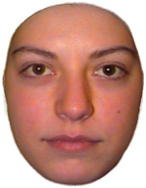
%> input picture Installation Files/Programs_Toolboxes/SinStim_andToolboxes/SinStim/Program/Examples/Images-1part/f1-20.bmp, 146 x 188 px
$ octave --eval "result = showhue(imread('../../../../../../Programs_Toolboxes/SinStim_andToolboxes/SinStim/Program/Examples/Images-1part/f1-20.bmp'));"   (GNU Octave 9; MATLAB toolbox functions it lacks are replaced by stand-ins)
%> lines starting %> are read from the running program, lines starting %| are printed output that depends on the picture
### Installation Files/new/SinStim_andToolboxes/CosyGraphics_dependencies/CosyGraphics-3-beta38/TOOLBOX/cosyimages/rgb2hsv.m
function [h,s,v] = rgb2hsv(r,g,b)
% RGB2HSV Convert red-green-blue colors to hue-saturation-value. (Fixed version of MATLAB function.)
%
%   ==== This is a fixed version of the MATLAB 6.5 function. See below. ===
%
%   H = RGB2HSV(M) converts an RGB color map to an HSV color map.
%   Each map is a matrix with any number of rows, exactly three columns,
%   and elements in the interval 0 to 1.  The columns of the input matrix,
%   M, represent intensity of red, blue and green, respectively.  The
%   columns of the resulting output matrix, H, represent hue, saturation
%   and color value, respectively.
%
%   HSV = RGB2HSV(RGB) converts the RGB image RGB (3-D array) to the
%   equivalent HSV image HSV (3-D array).
%
%   CLASS SUPPORT
%   -------------
%   If the input is an RGB image, it can be of class uint8, uint16, or
%   double; the output image is of class double.  If the input is a
%   colormap, the input and output colormaps are both of class double.
%
%   See also HSV2RGB, COLORMAP, RGBPLOT.

%   Undocumented syntaxes:
%   [H,S,V] = RGB2HSV(R,G,B) converts the RGB image R,G,B to the
%   equivalent HSV image H,S,V.
%
%   HSV = RGB2HSV(R,G,B) converts the RGB image R,G,B to the
%   equivalent HSV image stored in the 3-D array (HSV).
%
%   [H,S,V] = RGB2HSV(RGB) converts the RGB image RGB (3-D array) to
%   the equivalent HSV image H,S,V.

%   See Alvy Ray Smith, Color Gamut Transform Pairs, SIGGRAPH '78.
%   C. B. Moler, 8-17-86, 5-10-91, 2-2-92.
%      revised by C. Griffin for uint8 inputs 7-26-96
%      revised by P. Gravel for faster execution and less memory
%   The MathWorks, Inc.
%   	$Revision: 5.15 $  $Date: 2002/04/09 00:29:50 $
%
%   Ben, 8 Nov. 2007
%		Fix bug: Can be out of [0,1] range due to roundig errors.
%                Output argument are now fitted within range by FITRANGE.


switch nargin
  case 1,
     if isa(r, 'uint8'),
        r = double(r) / 255;
     elseif isa(r, 'uint16')
        r = double(r) / 65535;
     end
  case 3,
     if isa(r, 'uint8'),
        r = double(r) / 255;
     elseif isa(r, 'uint16')
        r = double(r) / 65535;
     end

     if isa(g, 'uint8'),
        g = double(g) / 255;
     elseif isa(g, 'uint16')
        g = double(g) / 65535;
     end

     if isa(b, 'uint8'),
        b = double(b) / 255;
     elseif isa(b, 'uint16')
        b = double(b) / 65535;
     end

  otherwise,
      error('Wrong number of input arguments.');
end

threeD = (ndims(r)==3); % Determine if input includes a 3-D array
%> threeD = true

if threeD,
  g = r(:,:,2); b = r(:,:,3); r = r(:,:,1);
%> after `b = r(:,:,3)`:
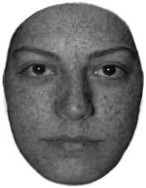
%> b: size 188x146 double; min 0.0157, max 1, mean 0.514
%> after `r = r(:,:,1)`:
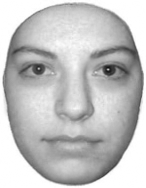
%> r: size 188x146 double; min 0.0706, max 1, mean 0.761
  siz = size(r);
%> siz = [188 146]
  r = r(:); g = g(:); b = b(:);
elseif nargin==1,
  g = r(:,2); b = r(:,3); r = r(:,1);
  siz = size(r);
else
  if ~isequal(size(r),size(g),size(b)),
    error('R,G,B must all be the same size.');
  end
  siz = size(r);
  r = r(:); g = g(:); b = b(:);
end

v = max(max(r,g),b);
s = zeros(size(v));
h = zeros(size(v));
s = (v - min(min(r,g),b));

z = ~s;
%> z = 27448 logical values, 4888 true
s = s + z;
k = find(r == v);
%> k = 26729 values from 1 to 27448
h(k) = (g(k) - b(k))./s(k);
k = find(g == v);
%> k = 5807 values from 1 to 27448
h(k) = 2 + (b(k) - r(k))./s(k);
k = find(b == v);
%> k = 5413 values from 1 to 27448
h(k) = 4 + (r(k) - g(k))./s(k);
h = h/6;
k = find(h < 0);
%> k = 1013 values from 75 to 27132
h(k) = h(k) + 1;
h=(~z).*h;

k = find(v);
%> k = 27448 values from 1 to 27448
s(k) = (~z(k)).*s(k)./v(k);
k = find(~v);
%> k = []
s(k) = 0;

%%%%%%%%%%%%%%%%%%%%% ADDED BY BEN %%%%%%%%%%%%%%%%%%%%%
h = fitrange(h,[0 1],'cyclic');
%> in fitrange, `Class = class(M);`: Class = 'double'
s = fitrange(s,[0 1],'cut');
v = fitrange(v,[0 1],'cut');
%%%%%%%%%%%%%%%%%%%%%%%%%%%%%%%%%%%%%%%%%%%%%%%%%%%%%%%%

if nargout<=1,
  if (threeD | nargin==3),
    h = reshape(h,siz);
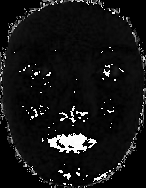
%> h: size 188x146 double; min 0, max 0.998, mean 0.0807
    s = reshape(s,siz);
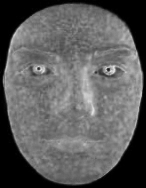
%> s: size 188x146 double; min 0, max 0.893, mean 0.366
    v = reshape(v,siz);
    h=cat(3,h,s,v);
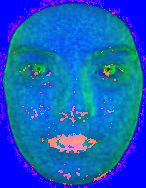
%> h: size 188x146x3 double; mean R, G, B 0.0807, 0.366, 0.761
  else
    h=[h s v];
  end
else
  h = reshape(h,siz);
  s = reshape(s,siz);
  v = reshape(v,siz);
end

### Installation Files/new/SinStim_andToolboxes/CosyGraphics_dependencies/bentools/fitrange.m
function M = fitrange(M,range,mode)
% FITRANGE  Fit values within range.
%    M = FITRANGE(M,[floor ceil])  or  M = FITRANGE(M,[floor ceil],'cut')  cuts the
%    values in the matrix 'M' under the 'floor' value and above the 'ceil' value.
%
%    M = FITRANGE(M,[floor ceil],'rescale')  rescales values to fit range.
%    <TODO: Check it! Seems to be flawed!>
%
%    M = FITRANGE(M,[floor ceil],'cyclic')  For degrees for example.
%
% Examples:
%    RGB = fitrange(RGB,[0 1]);
%    RGB = fitrange(RGB,[0 255]);
%    Theta = fitrange(Theta,[0 360],'cyclic');
%
% See also FITRBG, FITHSV (Cogent2007 Toolbox).
%
% Ben,	Nov. 2007.

%       Feb. 2009.  Fix 'cut': 'range' arg. was ignored.
%       Jan. 2010.  Fix case M is integer.


% Input Arg.
Class = class(M);
M = double(M);
v0 = range(1);
v1 = range(2);
if ~exist('mode','var')
	mode = 'cut';
end
mode = lower(mode);

% Return if values already fit in range
if max(max(max(M))) <= v1 & min(min(min(M))) >= v0
	return % !!!
end

% Fit Range
switch mode

	case 'cut'
		M = max(M,v0+zeros(size(M)));
		M = min(M,v1*ones(size(M)));

	case 'rescale'
		% Up Thresh.:
		M  = M  - v0; % floor thresh. --> 0
		v1 = v1 - v0;
		bigger = max(max(max(M)));
		if bigger > v1
			M = M * v1 / bigger;
		end
		M  = M  + v0;
		v0 = v0 + v0;

		% Low Thresh.:
		M  = M  - v1; % ceil thresh. --> 0
		v0 = v0 - v1;
		smaller = min(min(min(M)));
		if smaller < v0
			M = M * v0 / smaller;
		end
		M  = M  + v1;

	case 'cyclic'
		M  = M  - v0; % floor thresh. --> 0
		v1 = v1 - v0;
		M = rem(M,v1);
		neg = find(M < 0);
		M(neg) = M(neg) + v1;
		M  = M  + v0;
end

% Restore class
eval(['M = ' Class '(M);']);

### Installation Files/new/SinStim_andToolboxes/CosyGraphics_dependencies/CosyGraphics-3-beta38/TOOLBOX/cosyimages/showhue.m
function Ih = showhue(I)
% SHOWHUE  Display hue matrix of an image.
%    SHOWHUE(I)  Display hue matrix.
%    Ih = SHOWHUE(I)  Returns hue matrix.

Ihsv = rgb2hsv(I);
Ihsv(:,:,2:3) = 1;
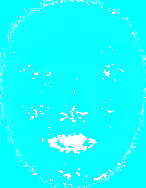
%> Ihsv: size 188x146x3 double; mean R, G, B 0.0807, 1, 1
I = hsv2rgb(Ihsv);
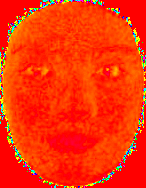
%> I: size 188x146x3 double; mean R, G, B 0.976, 0.197, 0.0237

figure;
imshow(I);

Ih = Ihsv(:,:,1);

$ run again, on Installation Files/Programs_Toolboxes/SinStim_andToolboxes/SinStim/Program/Examples/Images-1part/f1-80.bmp
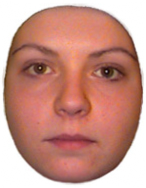
%> input picture Installation Files/Programs_Toolboxes/SinStim_andToolboxes/SinStim/Program/Examples/Images-1part/f1-80.bmp, 146 x 188 px
%> in rgb2hsv, `r = r(:,:,1)`:
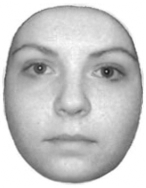
%> r: size 188x146 double; min 0.106, max 1, mean 0.781
%> z = 27448 logical values, 5006 true
%> in rgb2hsv, `k = find(r == v);`: k = 26730 values from 1 to 27448
%> in rgb2hsv, `k = find(g == v);`: k = 5984 values from 1 to 27448
%> in rgb2hsv, `k = find(b == v);`: k = 5527 values from 1 to 27448
%> in rgb2hsv, `k = find(h < 0);`: k = 1020 values from 90 to 26987
%> in rgb2hsv, `k = find(v);`: k = 27448 values from 1 to 27448
%> in rgb2hsv, `k = find(~v);`: k = []
%> Class = 'double'
%> in showhue, `I = hsv2rgb(Ihsv);`:
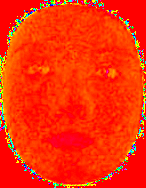
%> I: size 188x146x3 double; mean R, G, B 0.976, 0.184, 0.0237

$ run again, on Installation Files/Programs_Toolboxes/SinStim_andToolboxes/SinStim/Program/Examples/Images-1part/f2-20.bmp
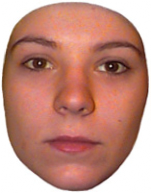
%> input picture Installation Files/Programs_Toolboxes/SinStim_andToolboxes/SinStim/Program/Examples/Images-1part/f2-20.bmp, 151 x 193 px
%> in rgb2hsv, `r = r(:,:,1)`:
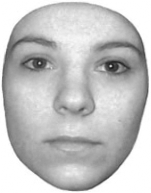
%> r: size 193x151 double; min 0.114, max 1, mean 0.762
%> z = 29143 logical values, 4560 true
%> in rgb2hsv, `k = find(r == v);`: k = 28312 values from 1 to 29143
%> in rgb2hsv, `k = find(g == v);`: k = 5646 values from 1 to 29143
%> in rgb2hsv, `k = find(b == v);`: k = 5111 values from 1 to 29143
%> in rgb2hsv, `k = find(h < 0);`: k = 1041 values from 43 to 28631
%> in rgb2hsv, `k = find(v);`: k = 29143 values from 1 to 29143
%> in rgb2hsv, `k = find(~v);`: k = []
%> Class = 'double'
%> in showhue, `I = hsv2rgb(Ihsv);`:
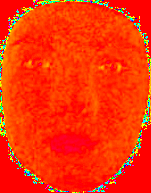
%> I: size 193x151x3 double; mean R, G, B 0.973, 0.198, 0.0242
